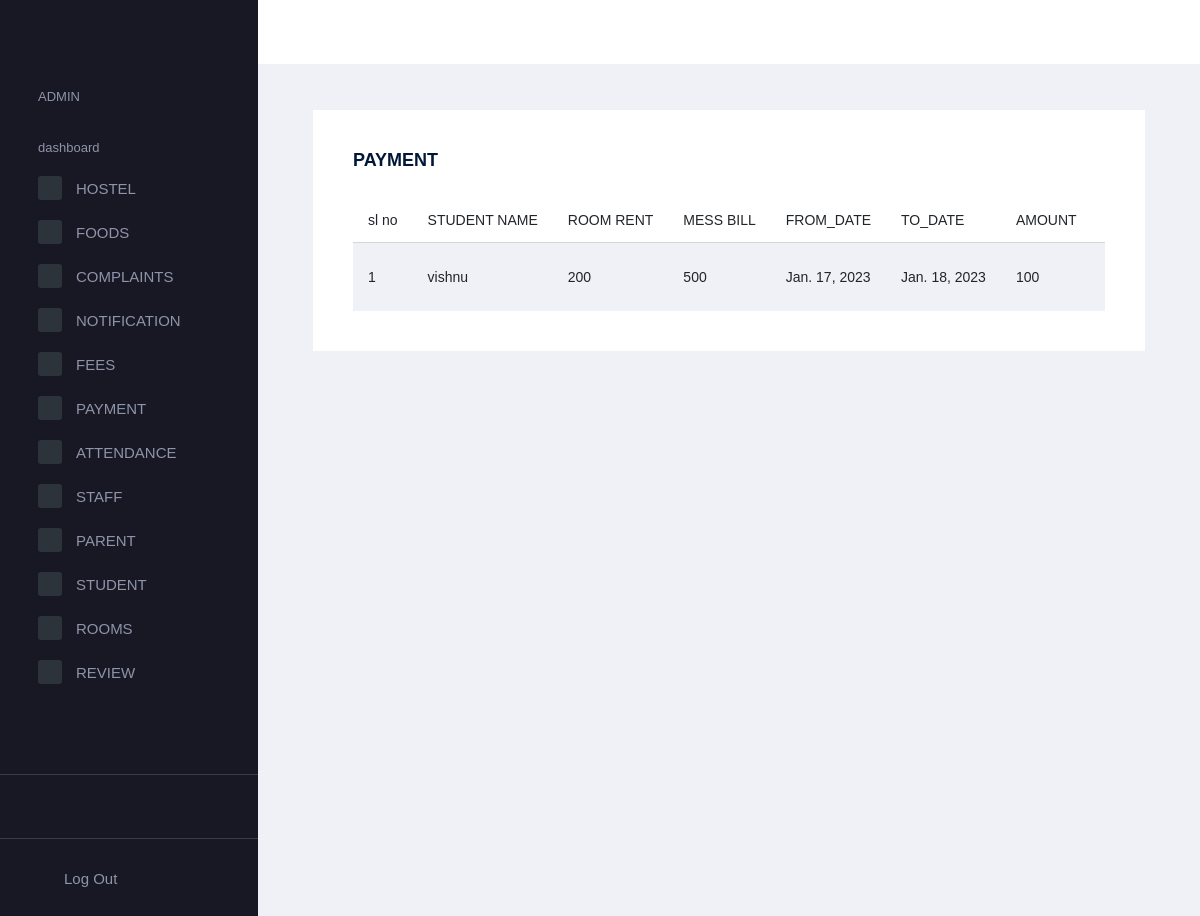
Screenshot of /view_pay (signed in) with the database file from the repository.
### mainapp/models.py (models this page shows, shortened)
class payment(models.Model):
    student_name = models.ForeignKey(student,on_delete=models.CASCADE)
    room_rent = models.IntegerField(default=0)
    mess_bill = models.IntegerField(default=0)
    from_date = models.DateField()
    to_date = models.DateField()
    amount = models.IntegerField(default=0)
    status =  models.IntegerField(default=0)

class student(models.Model):
    user=models.OneToOneField(Login,on_delete=models.CASCADE,primary_key=True,related_name='student')
    name=models.CharField(max_length=30)
    registration_id=models.CharField(max_length=10)
    contact_no=models.CharField(max_length=10)
    Email_address=models.EmailField()
    Address=models.CharField(max_length=100)
    approval_status=models.IntegerField(default=0)
    profile_image=models.ImageField(upload_to='profile')
    def __str__(self):
        return self.name

### mainapp/admin_views.py (the view)
# urls.py: path('view_pay', admin_views.view_pay, name='view_pay'),
@login_required(login_url='Login')
def view_pay(request):
    data = payment.objects.all()
    return render(request,'admin_viewpay.html',{'data':data})

### templates/admin_viewpay.html (shortened to what this page needs)
{% extends 'admin.html' %}
{% load crispy_forms_tags %}
{% block content %}
<div class="col-lg-12 grid-margin stretch-card">
              <div class="card">
                <div class="card-body">
                  <h4 class="card-title">PAYMENT</h4>
                  <div class="table-responsive">
                    <table class="table table-striped">
                      <thead>
                        <tr>
                          <th>sl no</th>
                          <th>STUDENT NAME</th>
                            <th>ROOM RENT</th>
                            <th>MESS BILL</th>
                            <th>FROM_DATE</th>
                            <th>TO_DATE</th>
                            <th>AMOUNT</th>
                            <th>STATUS</th>
                        </tr>
                      </thead>
                      <tbody>
                      {% for i in data %}
                        <tr>
                         <td class="py-1">{{forloop.counter}}</td>
                          <td>{{i.student_name}}</td>
                          <td>{{i.room_rent}}</td>
                          <td>{{i.mess_bill}}</td>
                          <td>{{i.from_date}}</td>
                          <td>{{i.to_date}}</td>
                           <td>{{i.amount}}</td>
                           <td>
                          </td>
                        </tr>
                      {% endfor %}
                      </tbody>
                    </table>
                  </div>
                </div>
              </div>
            </div>
{% endblock %}

### rows the page displays
payment: student_name "vishnu", room_rent "200", mess_bill "500", from_date "Jan. 17, 2023", to_date "Jan. 18, 2023", amount "100"
